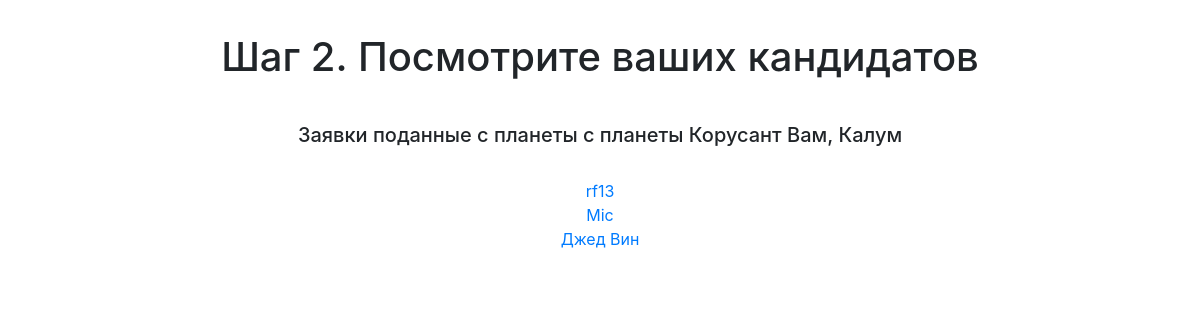
/academy/jedi/4/, run on the app's committed database.
### project/models.py (models this page shows, shortened)
class Jedi(models.Model): #Джедаи
	name = models.CharField(max_length=50, help_text="Введите имя")
	planet = models.ForeignKey(Planet, on_delete = models.DO_NOTHING)
	def __str__(self):
		return self.name

class Planet(models.Model): #Планеты
    planet_name = models.CharField(max_length=50, help_text="Введите планету")
    def __str__(self):
    	return self.planet_name

class Cand(models.Model): #Кандидаты
    name = models.CharField(max_length=50, help_text="Введите имя")
    age = models.IntegerField(help_text="Сколько вам лет?")
    email = models.EmailField(help_text="ivanov@gmail.com")
    planet = models.ForeignKey(Planet, on_delete = models.DO_NOTHING)
    his_jedi = models.ForeignKey(Jedi, null=True, on_delete = models.SET_NULL)
    num_answer = models.IntegerField(null = True, help_text="Количество правильных ответов")

### project/views.py (the view)
# urls.py: path('jedi/<int:id>/', Jedi_name, name='jedi_name'),
def Jedi_name(request, id):
		model = Jedi, Cand
		id = Jedi.objects.get(id__iexact=id)
		field = Jedi.objects.all()
		field_cand = Cand.objects.all()
		return render(request, 'jedi/jedi_list.html', context={'id':id, 'field':field, 'field_cand':field_cand})

### templates/jedi/jedi_list.html (shortened to what this page needs)
<!DOCTYPE html>
{% load staticfiles %}
<html lang="en">
<head>
	<link rel="stylesheet" href="https://stackpath.bootstrapcdn.com/bootstrap/4.1.3/css/bootstrap.min.css">
	<link rel="stylesheet" href="{% static "css/indexdjango-1.css" %}">
</head>
<body>
	<div class="container">
		<h1>Шаг 2. Посмотрите ваших кандидатов</h1>
		<h5>
			Заявки поданные с планеты с планеты
			{% for jedi in field %}
				{% if jedi.id == id.id %}
					{{ jedi.planet }}
				{% endif %}
			{% endfor %}
			Вам, {{ id }}
		</h5>
		<br>
		{% for jedi in field %}
			{% for cand in field_cand %}
				{% if jedi.id == id.id %}
					{% if jedi.planet == cand.planet %}
						<a href="cand{{ cand.id }}">{{ cand.name }}</a><br>
					{% endif %}
				{% endif %}
			{% endfor %}
		{% endfor %}
	</div>
	<link rel="stylesheet" href="https://stackpath.bootstrapcdn.com/bootstrap/4.1.3/css/bootstrap.min.css">
	<link rel="stylesheet" href="{% static "css/indexdjango-1.css" %}">
</body>
</html>

### static/css/indexdjango-1.css (style rules this page uses)
.container { text-align:center; }
h1 { padding-bottom:3%; padding-top:3%; }

### data on the page
Jedi: planet "Корусант", name "Калум"
Cand: name "rf13"
Cand: name "Mic"
Cand: name "Джед Вин"
